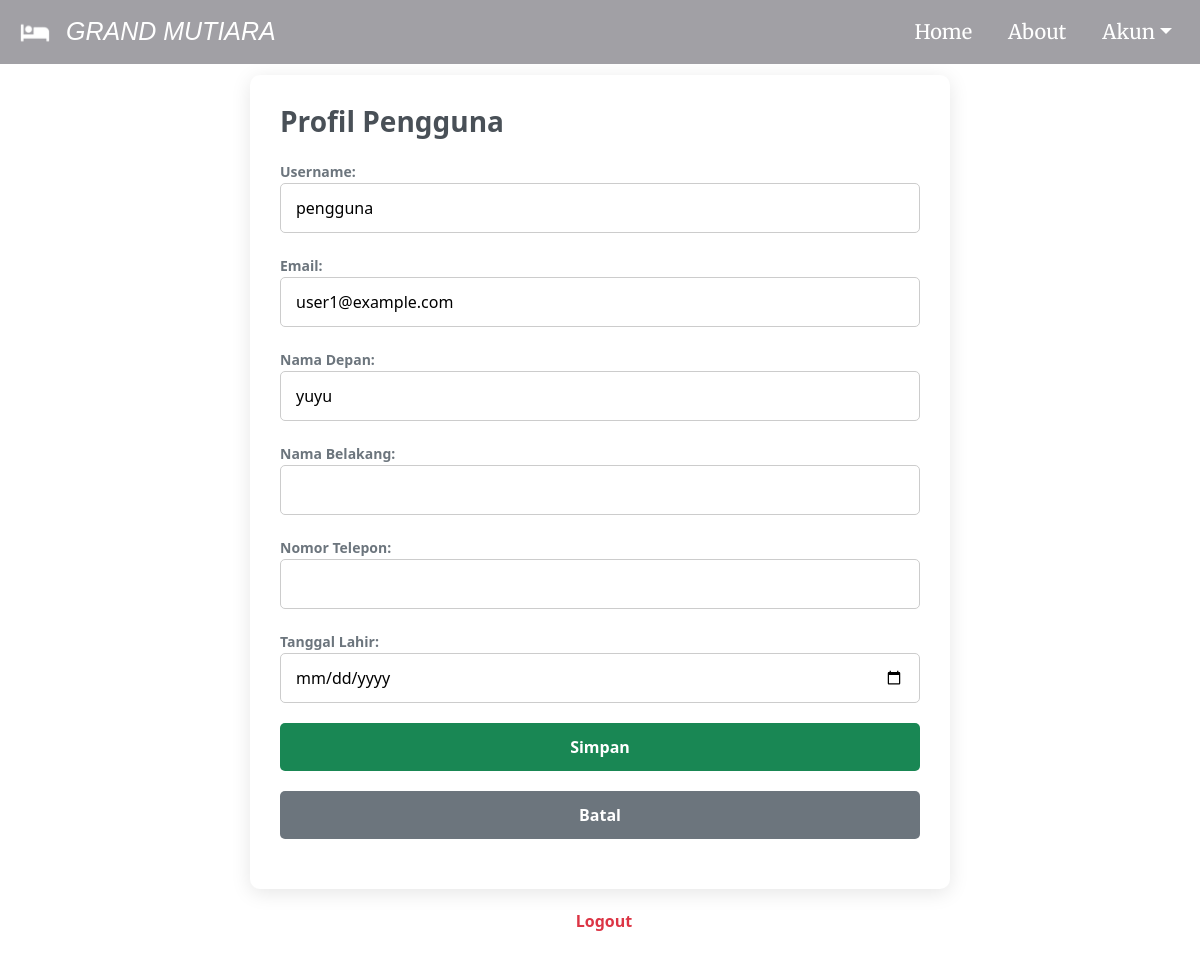
The app's page /profile.php (signed in) with its own data.
### tables this page shows
CREATE TABLE `users` (
  `id_user` int NOT NULL,
  `username` varchar(255) NOT NULL,
  `email` varchar(255) NOT NULL,
  `password` varchar(255) NOT NULL,
  `created_at` timestamp NULL DEFAULT CURRENT_TIMESTAMP,
  `role` enum('admin','user') NOT NULL DEFAULT 'user',
  `remember_token` varchar(255) DEFAULT NULL,
  `password_reset_token` varchar(255) DEFAULT NULL,
  `password_reset_exp` datetime DEFAULT NULL
);

CREATE TABLE `user_profile` (
  `id_profile` int NOT NULL,
  `id_user` int NOT NULL,
  `username` varchar(255) NOT NULL,
  `email` varchar(255) NOT NULL,
  `first_name` varchar(255) DEFAULT NULL,
  `last_name` varchar(255) DEFAULT NULL,
  `phone_number` varchar(45) DEFAULT NULL,
  `date_of_birth` date DEFAULT NULL,
  `create_at` timestamp NULL DEFAULT CURRENT_TIMESTAMP
);

### db/functions/user_profile.php (called while the page is built, shortened)
<?php
require 'db/connection.php';
class UserProfileManager {
    private $pdo;
    private $id_user;
    public function __construct($pdo, $id_user) {
        $this->pdo = $pdo;
        $this->id_user = $id_user;
    }
    public function getUserData() {
        $stmt = $this->pdo->prepare("SELECT * FROM users WHERE id_user = :id_user");
        $stmt->bindParam(':id_user', $this->id_user, PDO::PARAM_INT);
        $stmt->execute();
        return $stmt->fetch(PDO::FETCH_ASSOC);
    }
    public function getUserProfile() {
        $stmt = $this->pdo->prepare("SELECT * FROM user_profile WHERE id_user = :id_user");
        $stmt->bindParam(':id_user', $this->id_user, PDO::PARAM_INT);
        $stmt->execute();
        return $stmt->fetch(PDO::FETCH_ASSOC);
    }
}
$id_user = $_SESSION['id_user'];
$manager = new UserProfileManager($pdo, $id_user);
$user = $manager->getUserData();
$user_profile = $manager->getUserProfile();
?>

### profile.php (the view, shortened to what this page needs)
<?php
require 'db/functions/user_profile.php';
?>
<!DOCTYPE html>
<html lang="en">
<head>
<link rel="stylesheet" href="css/user_profile.css">
<link href="https://cdn.jsdelivr.net/npm/bootstrap@5.1.3/dist/css/bootstrap.min.css" rel="stylesheet">
</head>
<body>
<?php include 'navbar.php';?>
<div class="form-container">
    <h1>Profil Pengguna</h1>
    <div class="form-group">
    <form action="db/functions/user_profile.php" method="POST">
        <label for="username">Username:</label>
            <input type="text" id="username" name="username" value="<?= htmlspecialchars($user['username']); ?>" readonly>
        </div>
        <div class="form-group">
            <label for="email">Email:</label>
            <input type="email" id="email" name="email" value="<?= htmlspecialchars($user['email']); ?>" required>
        </div>
        <div class="form-group">
            <label for="first_name">Nama Depan:</label>
            <input type="text" id="first_name" name="first_name" value="<?= htmlspecialchars($user_profile['first_name'] ?? ''); ?>">
        </div>
        <div class="form-group">
            <label for="last_name">Nama Belakang:</label>
            <input type="text" id="last_name" name="last_name" value="<?= htmlspecialchars($user_profile['last_name'] ?? ''); ?>">
        </div>
        <div class="form-group">
            <label for="phone_number">Nomor Telepon:</label>
            <input type="number" id="phone_number" name="phone_number" value="<?= htmlspecialchars($user_profile['phone_number'] ?? ''); ?>">
        </div>
        <div class="form-group">
            <label for="date_of_birth">Tanggal Lahir:</label>
            <input type="date" id="date_of_birth" name="date_of_birth" value="<?= htmlspecialchars($user_profile['date_of_birth'] ?? ''); ?>">
        </div>
        <div class="form-group">
            <button type="submit" id="submitButton" class="btn btn-success">Simpan</button>
        </div>
        <div class="form-group">
            <button type="reset" class="btn btn-secondary">Batal</a>
        </div>
</div>
<a href="#" onclick="confirmLogout();" class="logout-link"><i class="fa fa-lock me-2"></i> Logout</a>
<br><br>
</body>
</html>

### css/user_profile.css (style rules this page uses)
body { font-family: 'Arial', sans-serif; background-color: #f8f9fa; }
.form-container { background: white; padding: 30px; border-radius: 10px; box-shadow: 0 4px 20px rgba(0, 0, 0, 0.1); max-width: 700px; margin-top: 75px; margin-left: auto; margin-right: auto; }
.form-container h1 { font-size: 28px; font-weight: bold; color: #495057; margin-bottom: 20px; }
.form-group { margin-bottom: 20px; }
.form-group label { font-size: 14px; font-weight: 600; color: #6c757d; }
.form-group input { width: 100%; padding: 12px 15px; border: 1px solid #ccc; border-radius: 5px; font-size: 16px; }
.form-group button { width: 100%; padding: 12px; border: none; color: white; border-radius: 5px; font-size: 16px; font-weight: bold; cursor: pointer; transition: background-color 0.3s ease; }
.logout-link { display: block; text-align: center; margin-top: 20px; color: #dc3545; font-size: 16px; text-decoration: none; font-weight: bold; }

### records on screen
users: username "pengguna", email "user1@example.com"
user_profile: first_name "yuyu"
